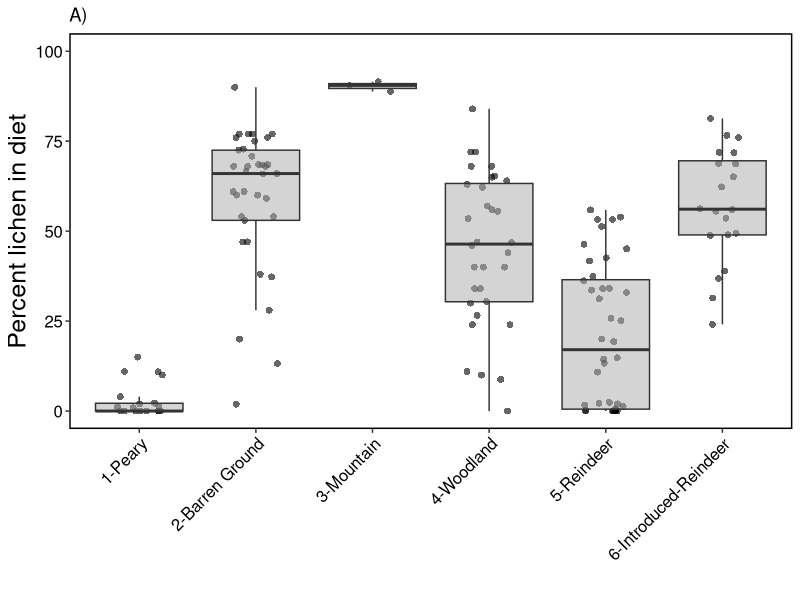
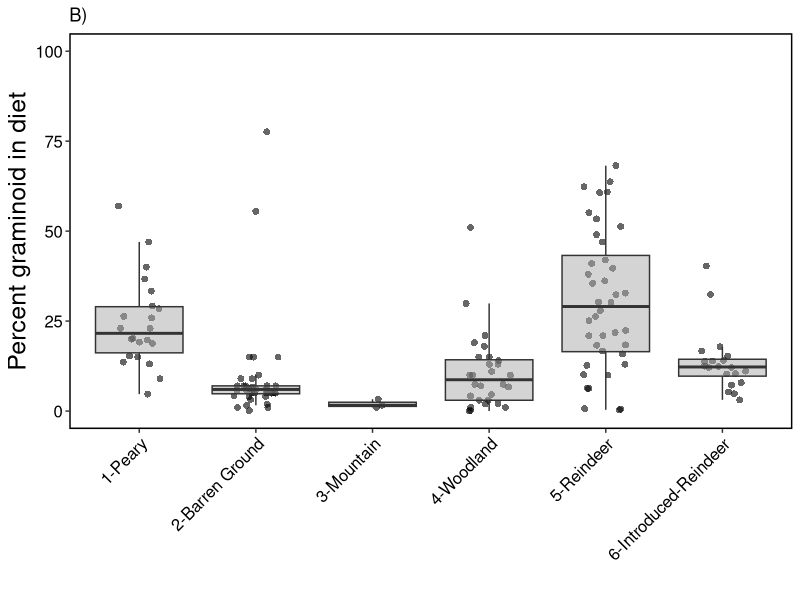
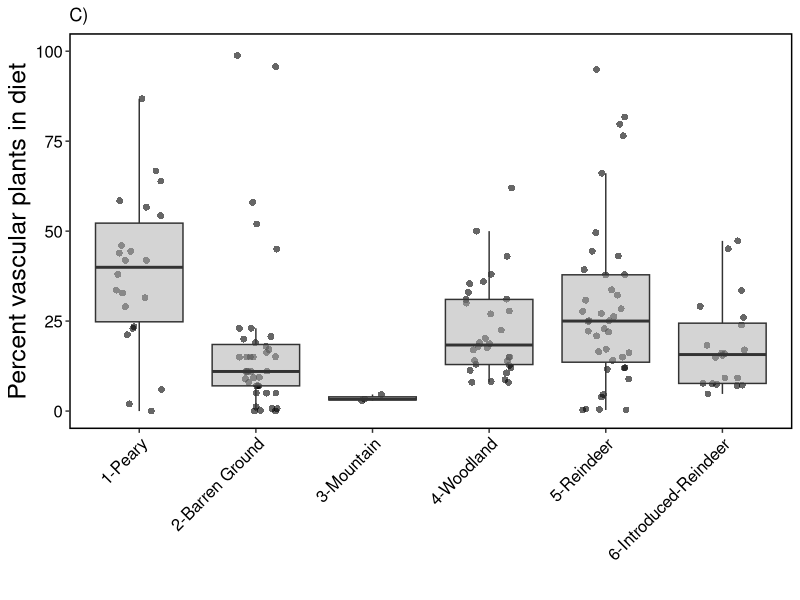

These figures' R source, in order: (Note: this script raises an error after producing the figures.)

library(data.table)
library(ggplot2)

sub <- fread("output/clean-data.csv")


png("figures/fig2.png", width = 8000, height = 4000, units = "px", res = 600)
aa <- ggplot(sub, 
             aes(Subspecies, lichen, fill=Subspecies)) + 
  geom_jitter(color = "black", 
              shape = 16,
              position = position_jitter(0.2),
              size = 2,
              alpha = 0.6) +
  geom_boxplot(fill = "darkgrey", 
               alpha = 0.5,
               outlier.color = NA) + 
  ylab("Percent lichen in diet") + xlab("") +
  ylim(0,100) +
  ggtitle("A)") +
  theme(legend.position = 'none',
        legend.key = element_blank(),
        legend.text = element_text(size = 12, color = "black"),
        legend.title = element_blank(),
        axis.title = element_text(size=18),
        axis.text.y = element_text(size=12, color = "black"),
        axis.text.x = element_text(size = 12, color = "black", angle = 45, hjust = 1), 
        strip.text  = element_text(size = 16),
        strip.background = element_rect(colour="black", size = 1, fill = "white"),
        panel.grid.minor = element_blank(),
        panel.background = element_blank(),
        panel.border = element_rect(colour = "black", fill=NA, size=1)) 

bb <- ggplot(sub, 
             aes(Subspecies, graminoid, fill=Subspecies)) + 
  geom_jitter(color = "black", 
              shape = 16,
              position = position_jitter(0.2),
              size = 2,
              alpha = 0.6) +
  geom_boxplot(fill = "darkgrey", 
               alpha = 0.5,
               outlier.color = NA) + 
  ylab("Percent graminoid in diet") + xlab("") +
  ylim(0,100) +
  ggtitle("B)") +
  theme(legend.position = 'none',
        legend.key = element_blank(),
        legend.text = element_text(size = 12, color = "black"),
        legend.title = element_blank(),
        axis.title = element_text(size=18),
        axis.text.y = element_text(size=12, color = "black"),
        axis.text.x = element_text(size = 12, color = "black", angle = 45, hjust = 1), 
        strip.text  = element_text(size = 16),
        strip.background = element_rect(colour="black", size = 1, fill = "white"),
        panel.grid.minor = element_blank(),
        panel.background = element_blank(),
        panel.border = element_rect(colour = "black", fill=NA, size=1)) 

cc <- ggplot(sub, 
             aes(Subspecies, vascular, fill=Subspecies)) + 
  geom_jitter(color = "black", 
              shape = 16,
              position = position_jitter(0.2),
              size = 2,
              alpha = 0.6) +
  geom_boxplot(fill = "darkgrey", 
               alpha = 0.5,
               outlier.color = NA) + 
  ylab("Percent vascular plants in diet") + xlab("") +
  ylim(0,100) +
  ggtitle("C)") +
  theme(legend.position = 'none',
        legend.key = element_blank(),
        legend.text = element_text(size = 12, color = "black"),
        legend.title = element_blank(),
        axis.title = element_text(size=18),
        axis.text.y = element_text(size=12, color = "black"),
        axis.text.x = element_text(size = 12, color = "black", angle = 45, hjust = 1), 
        strip.text  = element_text(size = 16),
        strip.background = element_rect(colour="black", size = 1, fill = "white"),
        panel.grid.minor = element_blank(),
        panel.background = element_blank(),
        panel.border = element_rect(colour = "black", fill=NA, size=1)) 


grid.arrange(aa,bb, cc, nrow = 1)

dev.off()
